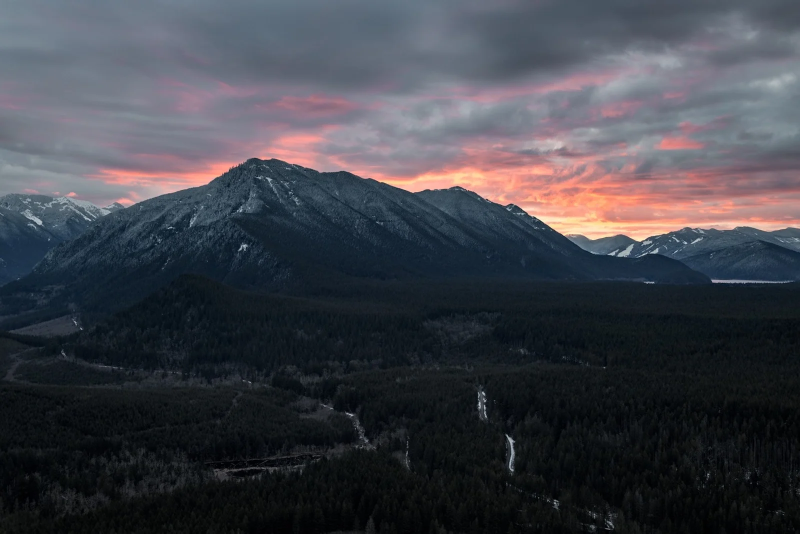
#> input picture week3/images/scene.png, 1600 x 1067 px (shown at 1/2 size)
$ python q5_adaptive_hist.py
#> lines starting #> are read from the running program, lines starting #| are printed output that depends on the picture
### week3/utils/image.py
import cv2
import numpy as np

def resize(img, scale=0.5):
    w = int(scale * img.shape[1])
    h = int(scale * img.shape[0])
    return cv2.resize(img, (w, h), interpolation=cv2.INTER_LINEAR)


# Lab 3, Question 1 ~ Histogram Equalization

# [5 lines left out: function luminance_histogram_equalization, not called in this run]

def monochrome_histogram_equalization(img):
    return cv2.equalizeHist(img)

def adaptive_histogram_equalization(image, tile_grid_size=(8, 8)):

    # Get the dimensions of the image
    height, width = image.shape

    # Calculate the size of each tile
    tile_height = height // tile_grid_size[0]
    tile_width = width // tile_grid_size[1]

    # Initialize an empty array to store the equalized image
    equalized = np.zeros_like(image)

    # Loop through each tile
    for i in range(tile_grid_size[0]):
        for j in range(tile_grid_size[1]):
            # Define the region for the current tile
            y_start = i * tile_height
            y_end = (i + 1) * tile_height if (i + 1) < tile_grid_size[0] else height
            x_start = j * tile_width
            x_end = (j + 1) * tile_width if (j + 1) < tile_grid_size[1] else width

            # Extract the current tile from the image
            tile = image[y_start:y_end, x_start:x_end]

            # Apply histogram equalization to the tile
            tile_hist, bins = np.histogram(tile.flatten(), 256, [0, 256])
            cdf_tile = tile_hist.cumsum()
            cdf_tile_normalized = cdf_tile * (255 / cdf_tile[-1])

            # Use linear interpolation to map the pixel values of the tile
            tile_equalized = np.interp(tile.flatten(), bins[:-1], cdf_tile_normalized).reshape(tile.shape)

            # Place the equalized tile back into the image
            equalized[y_start:y_end, x_start:x_end] = tile_equalized

    return equalized.astype(np.uint8)

# Lab 3, Question 2 ~ Histogram Matching

# [15 lines left out: function histogram_matching_grey, not called in this run]

### week3/q5_adaptive_hist.py
import numpy as np
import cv2

from utils.image import resize, adaptive_histogram_equalization

img = cv2.imread('./images/scene.png', 0)
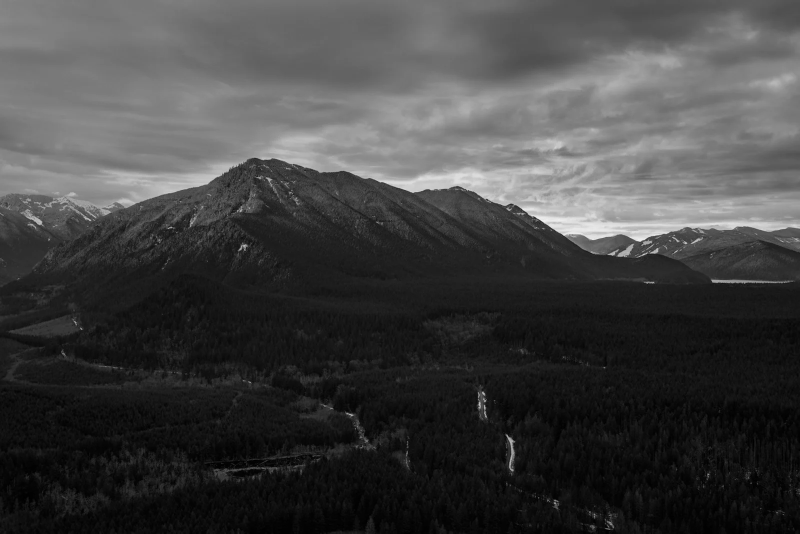
#> img: shape (1067, 1600) (shown at 1/2 size); min 0, max 247, mean 66.1
img = resize(img, 0.4)
#> in resize, `return cv2.resize(img, (w, h), interpolation=cv2.INTER_LINEAR)`:
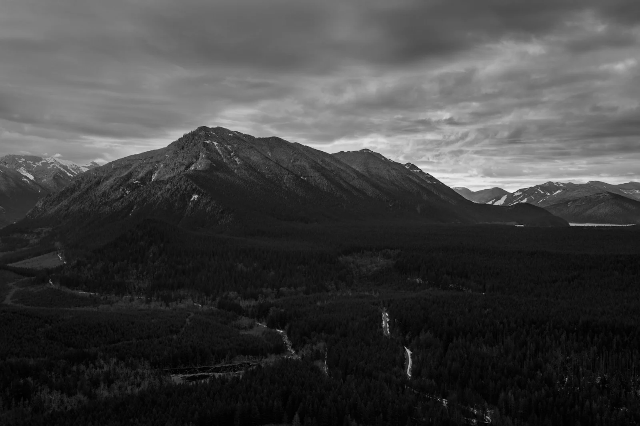
#> returned value: shape (426, 640); min 0, max 240, mean 66

equalized = adaptive_histogram_equalization(img)
#> after the loop in adaptive_histogram_equalization, `for i in range(tile_grid_size[0]):`:
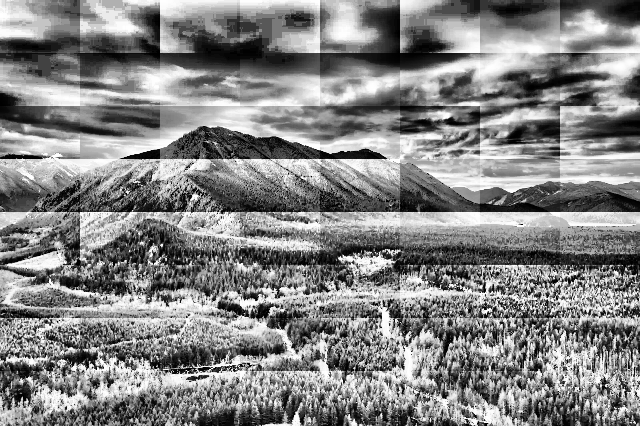
#> equalized: shape (426, 640); min 0, max 255, mean 132.2

cv2.imshow('Original Image', img)
cv2.imshow('Equalized Image', equalized)

cv2.waitKey(0)
cv2.destroyAllWindows()

$ run again, with week3/images/reference_tree.png copied over week3/images/scene.png
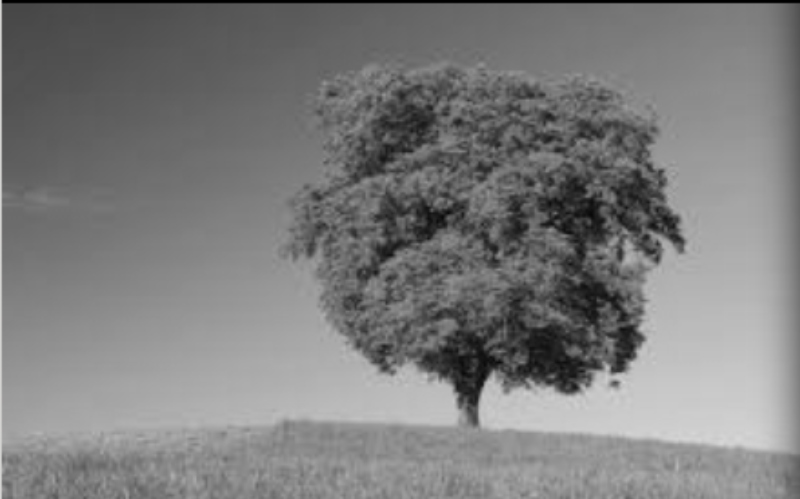
#> input picture week3/images/reference_tree.png, 800 x 499 px
#> after the loop in adaptive_histogram_equalization, `for i in range(tile_grid_size[0]):`:
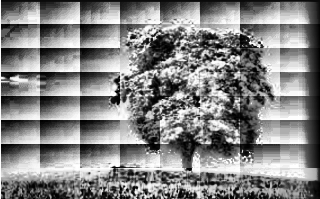
#> equalized: shape (199, 320); min 0, max 255, mean 132
